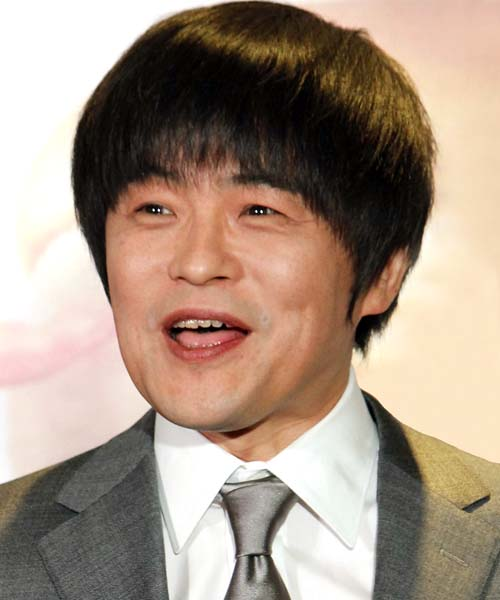
#> input picture origin/bakarizumu/100.jpg, 500 x 600 px; its folder holds only this picture in this run
$ python kiridashi_img.py
#> lines starting #> are read from the running program, lines starting #| are printed output that depends on the picture
import shutil
import numpy as np
import cv2
import matplotlib.pyplot as plt
import numpy as np
from PIL import Image
import glob
import os
#元画像を取り出して顔部分を正方形で囲み、64×64pにリサイズ、別のファイルにどんどん入れてく

in_dir = "./origin"
in_dir_str = f"{in_dir}/*"
out_dir = "./face_image"
in_folder=glob.glob(in_dir_str)
# in_fileName=os.listdir("./origin_image/")


for folder in in_folder:
  for filename in glob.glob(folder+"/*"):
    image=cv2.imread(filename)
#> image is the input picture: shape (600, 500, 3); mean B, G, R 131.3, 146.9, 166.2
    if image is None:
      print("Not open:",image)
      continue
    image_gs = cv2.cvtColor(image, cv2.COLOR_BGR2GRAY)
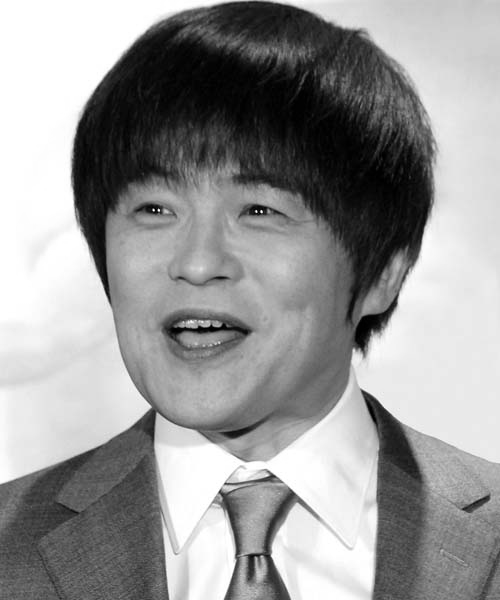
#> image_gs: shape (600, 500); min 0, max 255, mean 151
    cascade = cv2.CascadeClassifier("haarcascade_frontalface_default.xml")
    # 顔認識の実行
    face_list=cascade.detectMultiScale(image_gs, scaleFactor=1.1, minNeighbors=2,minSize=(100,100))
#> face_list = [[69, 113, 273, 273]]
    print(face_list)
#| [[ 69 113 273 273]]
    #顔が１つ以上検出された時
    if len(face_list) > 0:
        #for rect in face_list:
           #x,y,width,height=rect
            #image_face = image[rect[1]:rect[1]+rect[3],rect[0]:rect[0]+rect[2]]
        for x, y, w, h in face_list:
            image_face = image[y: y + h , x:x + w]
            if image_face.shape[0]<100:
                continue
            image_face = cv2.resize(image_face,(100,100))
#> this loop made 1 pass
#> pass 1, `image_face = image[y: y + h , x:x + w]`:
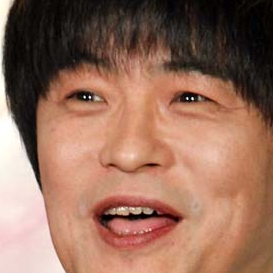
#> image_face: shape (273, 273, 3); mean B, G, R 91.2, 109.6, 149.8
#> pass 1, `image_face = cv2.resize(image_face,(100,100))`:
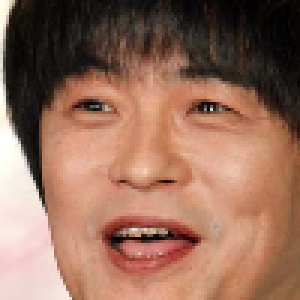
#> image_face: shape (100, 100, 3) (shown 3 times larger); mean B, G, R 91.1, 109.5, 149.7
            #fileName=out_dir+f"{x}{y}{w}{h}"+filename.replace(in_dir, "")
            #cv2.imwrite(fileName,image_face)
    #顔が検出されなかった時
    else:
        print("no face")
        continue
        print(image_face.shape)
    #print(image_face)
    #print(filename)
    #保存
    #fileName=os.path.join(out_dir, filename.replace(in_dir, ""))
    fileName=out_dir+filename.replace(in_dir, "")
    #print(fileName)
    cv2.imwrite(fileName,image_face)
#> pass 2 of the loop `for folder in in_folder:`:
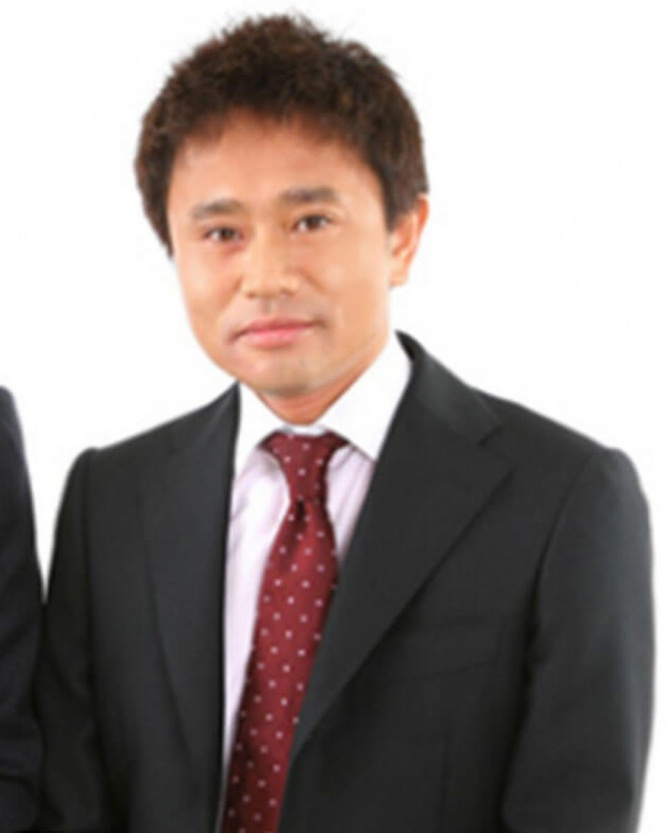
#> input picture origin/hamada_masatoshi/605.jpg, 666 x 833 px
#> image is the input picture: shape (833, 666, 3); mean B, G, R 135.4, 138.5, 148.6
#> image_gs: shape (833, 666)
#> face_list = [[205, 378, 203, 203], [129, 115, 281, 281]]
#| [[205 378 203 203]
#|  [129 115 281 281]]
#> the loop `for x, y, w, h in face_list:` made 2 passes
#> pass 1, `image_face = cv2.resize(image_face,(100,100))`:
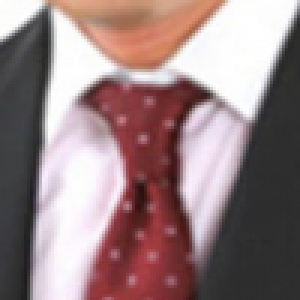
#> image_face: shape (100, 100, 3) (shown 3 times larger); mean B, G, R 130.4, 128.8, 151.3
#> pass 2, `image_face = image[y: y + h , x:x + w]`:
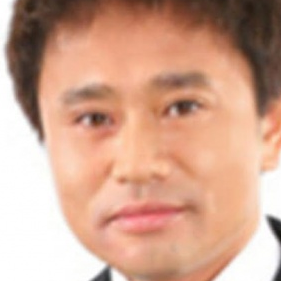
#> image_face: shape (281, 281, 3); mean B, G, R 143.9, 165, 208.8
